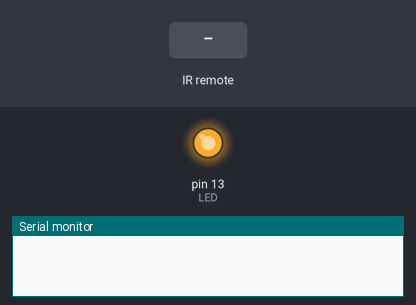
The sketch below on a simulated Arduino Uno, built with avr-gcc and run on an emulated ATmega328P. On the bench: output pins drawn as LEDs (lit = HIGH), the last lines printed to the serial monitor. The inputs (shaded band) are chosen by the test bench.

Above: at 1.2 s.
1.3 s: infrared code 0xFF6897 received
At 2.2 s:
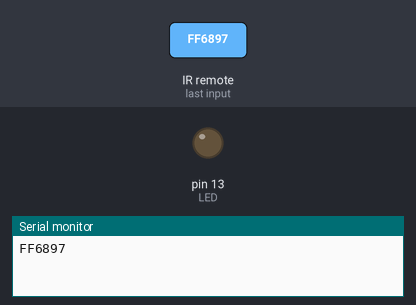
2.8 s: infrared code 0xFF30CF received
At 3.4 s:
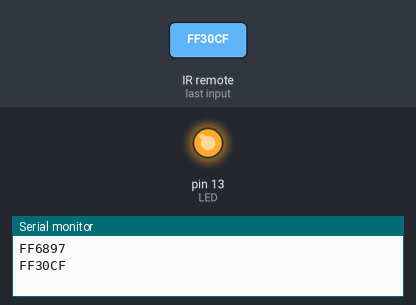
Timing chart, 0 to 5.8 s (numbered marks = the images above; inputs shaded):
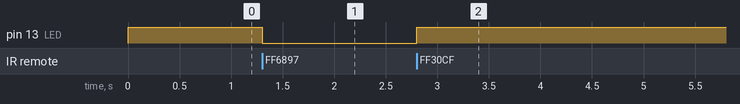

Measured:
- after the input at 1.3 s, pin 13 (LED): HIGH → LOW at once
- after the input at 2.8 s, pin 13 (LED): LOW → HIGH at once

The sketch:

Lab5_Task2_Komarovskis_master.ino
```cpp
#include <IRremote.h>

int LED = 13;
int IR_RX = 11;

IRrecv irrecv(IR_RX);
decode_results received_data;

long int data;

void setup() {
  Serial.begin(9600);
  pinMode(LED, OUTPUT);
  digitalWrite(LED, HIGH);
  irrecv.enableIRIn();
}

void loop() {
  if (irrecv.decode(&received_data)) {
    if(received_data.value == 0xFF6897){
      digitalWrite(LED,LOW);
    }
    else if (received_data.value == 0xFF30CF){
      digitalWrite(LED,HIGH);
    }
    Serial.println(received_data.value, HEX);
    irrecv.resume();
  }
}
```
